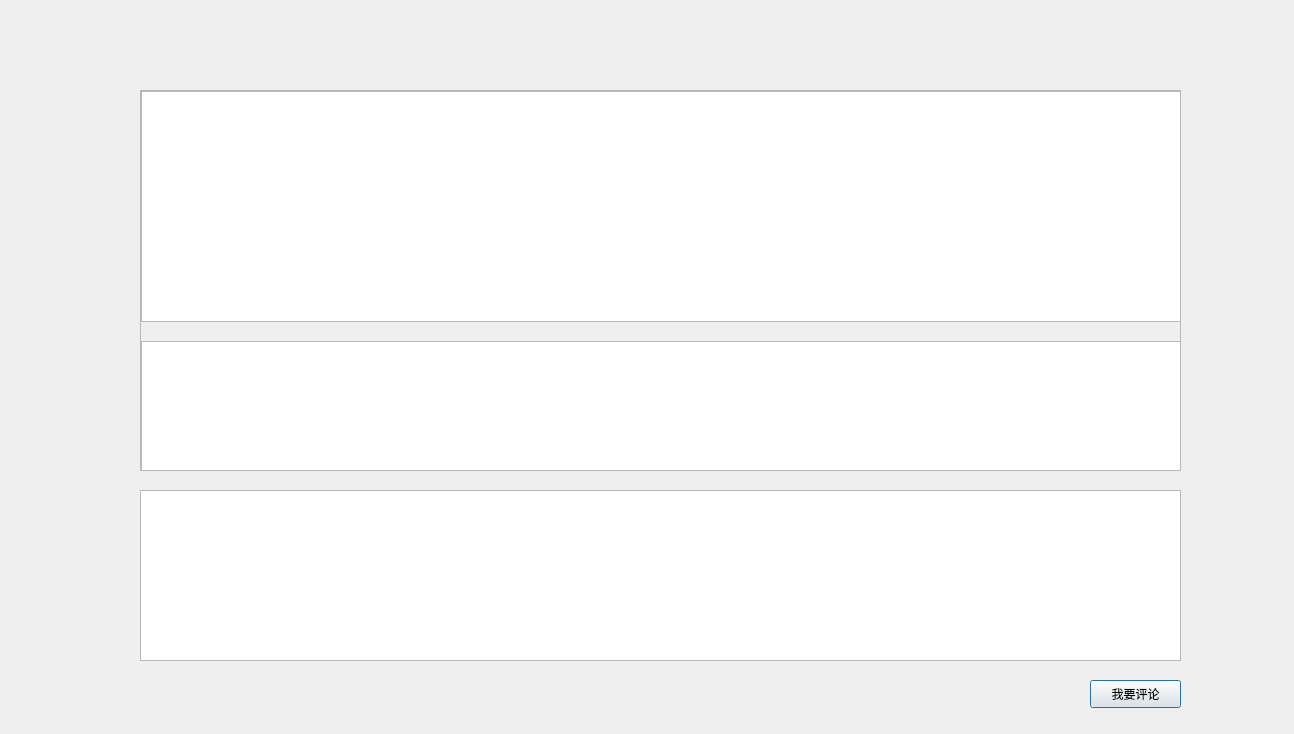
<?xml version="1.0" encoding="UTF-8"?>
<ui version="4.0">
 <class>Dialog</class>
 <widget class="QDialog" name="Dialog">
  <property name="geometry">
   <rect>
    <x>0</x>
    <y>0</y>
    <width>1294</width>
    <height>734</height>
   </rect>
  </property>
  <property name="windowTitle">
   <string>Dialog</string>
  </property>
  <widget class="QTextEdit" name="comment">
   <property name="geometry">
    <rect>
     <x>140</x>
     <y>490</y>
     <width>1041</width>
     <height>171</height>
    </rect>
   </property>
  </widget>
  <widget class="QPushButton" name="pushButton">
   <property name="geometry">
    <rect>
     <x>1090</x>
     <y>680</y>
     <width>91</width>
     <height>28</height>
    </rect>
   </property>
   <property name="text">
    <string>我要评论</string>
   </property>
  </widget>
  <widget class="QWidget" name="verticalLayoutWidget">
   <property name="geometry">
    <rect>
     <x>140</x>
     <y>90</y>
     <width>1041</width>
     <height>381</height>
    </rect>
   </property>
   <layout class="QVBoxLayout" name="verticalLayout">
    <item>
     <widget class="QScrollArea" name="scrollArea">
      <property name="widgetResizable">
       <bool>true</bool>
      </property>
      <widget class="QWidget" name="scrollAreaWidgetContents_2">
       <property name="geometry">
        <rect>
         <x>0</x>
         <y>0</y>
         <width>1037</width>
         <height>377</height>
        </rect>
       </property>
       <widget class="QTextBrowser" name="textBrowser">
        <property name="geometry">
         <rect>
          <x>0</x>
          <y>0</y>
          <width>1071</width>
          <height>231</height>
         </rect>
        </property>
       </widget>
       <widget class="QListView" name="listView">
        <property name="geometry">
         <rect>
          <x>0</x>
          <y>250</y>
          <width>1041</width>
          <height>131</height>
         </rect>
        </property>
       </widget>
      </widget>
     </widget>
    </item>
   </layout>
  </widget>
 </widget>
 <resources/>
 <connections/>
</ui>
